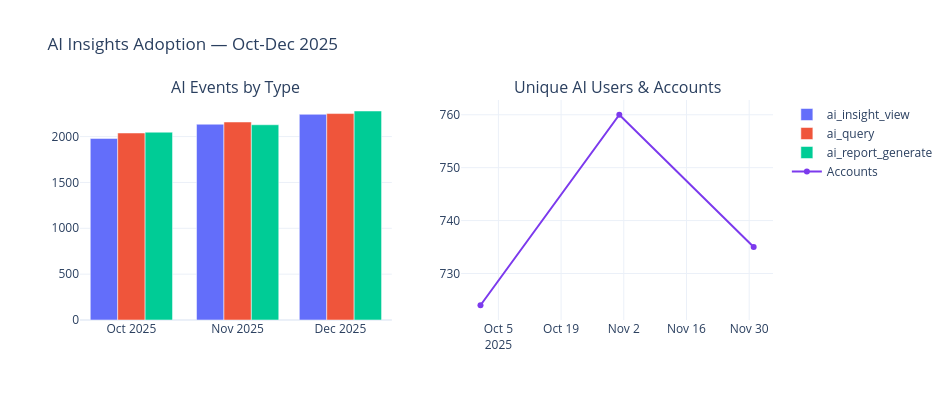

Notebook code for this chart:
### Markdown cell above
## 5. AI Insights Module — The Q4 2025 Launch

### Code cell
# ── AI adoption ramp ──
ai = q("""
    SELECT strftime('%Y-%m', event_date) as month,
           event_type, COUNT(*) as events,
           COUNT(DISTINCT user_id) as users,
           COUNT(DISTINCT saas_customer_id) as accounts
    FROM usage_events
    WHERE feature_module = 'ai_insights'
    GROUP BY month, event_type ORDER BY month
""")

if not ai.empty:
    fig = make_subplots(rows=1, cols=2,
        subplot_titles=("AI Events by Type", "Unique AI Users & Accounts"))

    for etype in ai.event_type.unique():
        d = ai[ai.event_type == etype]
        fig.add_trace(go.Bar(x=d.month, y=d.events, name=etype), row=1, col=1)

    ai_monthly = ai.groupby("month").agg({"users":"sum", "accounts":"first"}).reset_index()
    fig.add_trace(go.Scatter(x=ai_monthly.month, y=ai_monthly.accounts,
                             name="Accounts", mode="lines+markers",
                             line=dict(color="#7c3aed")), row=1, col=2)

    fig.update_layout(height=400, width=950, title_text="AI Insights Adoption — Oct-Dec 2025")
    fig.show()

    total_ai = ai.events.sum()
    total_accts = q("SELECT COUNT(DISTINCT saas_customer_id) FROM feature_adoption WHERE feature_module='ai_insights'").iloc[0,0]
    active_accts = q("SELECT COUNT(*) FROM saas_customers WHERE status='active'").iloc[0,0]
    print(f"\nAI Insights metrics:")
    print(f"  Total events: {total_ai:,}")
    print(f"  Accounts adopted: {total_accts:,} of {active_accts:,} active ({total_accts/active_accts*100:.0f}%)")

### Figure 1 — Plotly figure (JSON) as saved in the notebook; plotly's stock layout.template omitted (floating-point values rounded to 4 significant figures)
{"data": [{"name": "ai_insight_view", "type": "bar", "x": ["2025-10", "2025-11", "2025-12"], "xaxis": "x", "y": [1980, 2135, 2243], "yaxis": "y"}, {"name": "ai_query", "type": "bar", "x": ["2025-10", "2025-11", "2025-12"], "xaxis": "x", "y": [2039, 2159, 2251], "yaxis": "y"}, {"name": "ai_report_generate", "type": "bar", "x": ["2025-10", "2025-11", "2025-12"], "xaxis": "x", "y": [2048, 2129, 2279], "yaxis": "y"}, {"line": {"color": "#7c3aed"}, "mode": "lines+markers", "name": "Accounts", "type": "scatter", "x": ["2025-10", "2025-11", "2025-12"], "xaxis": "x2", "y": [724, 760, 735], "yaxis": "y2"}], "layout": {"annotations": [{"font": {"size": 16}, "showarrow": false, "text": "AI Events by Type", "x": 0.225, "xanchor": "center", "xref": "paper", "y": 1, "yanchor": "bottom", "yref": "paper"}, {"font": {"size": 16}, "showarrow": false, "text": "Unique AI Users & Accounts", "x": 0.775, "xanchor": "center", "xref": "paper", "y": 1, "yanchor": "bottom", "yref": "paper"}], "height": 400, "title": {"text": "AI Insights Adoption — Oct-Dec 2025"}, "width": 950, "xaxis": {"anchor": "y", "domain": [0, 0.45]}, "xaxis2": {"anchor": "y2", "domain": [0.55, 1]}, "yaxis": {"anchor": "x", "domain": [0, 1]}, "yaxis2": {"anchor": "x2", "domain": [0, 1]}}}
